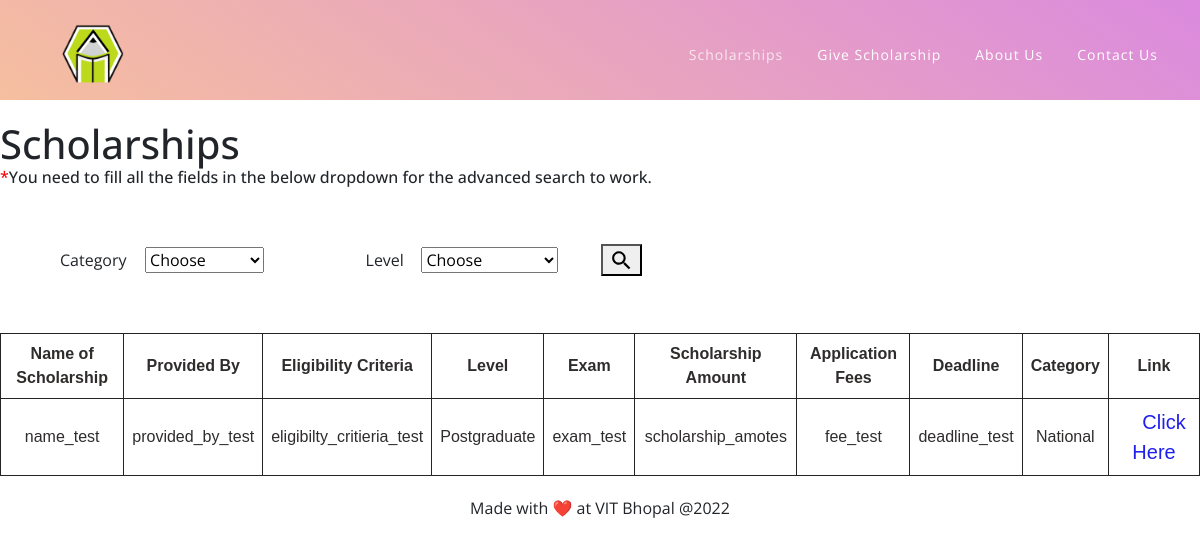
The app's page /filter/, older data.
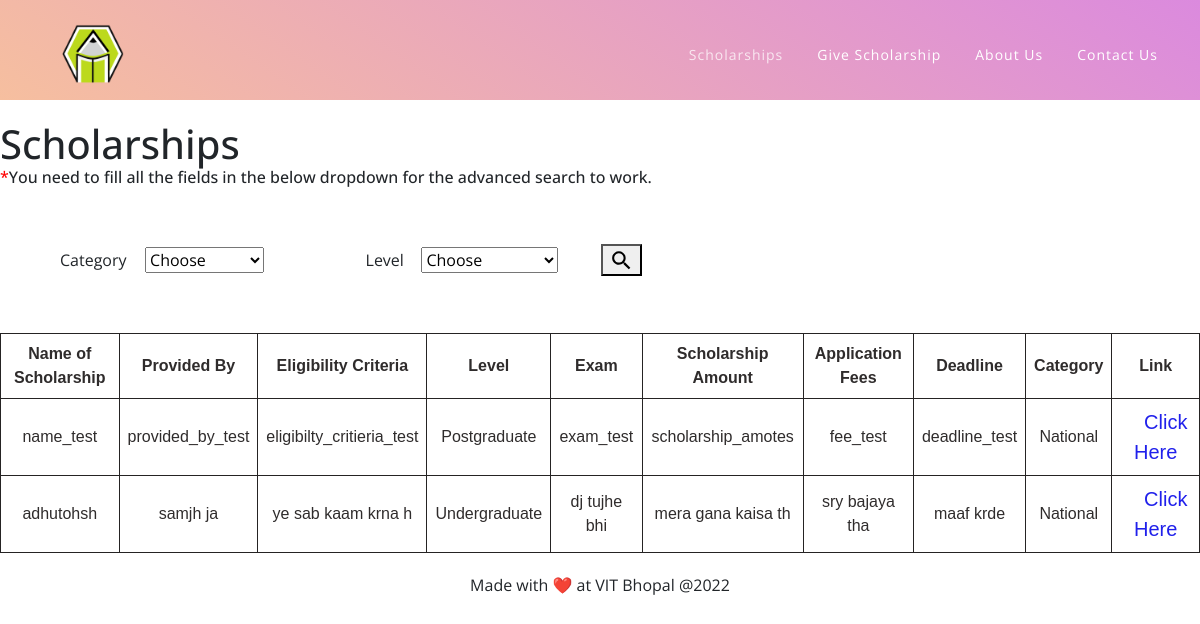
The same page, newer data.
### app/models.py (models this page shows, shortened)
class App(models.Model):
    level = [("Undergraduate","UNDERGRADUATE"),
            ("Postgraduate", "POSTGRADUATE"),
            ("Phd", "PhD")]
    categories = [("None", "NONE"),
                 ("National","NATIONAL"),
                 ("International", "INTERNATIONAL")]
    name = models.CharField(max_length=64, help_text = "Enter Name of Scholarship")
    providedby = models.CharField(max_length=64, verbose_name = "Provided By", help_text="Enter name of sponsor or organization")
    eligibilitycriteria = models.CharField(max_length=512, verbose_name = "Eligibility Criteria", help_text="Enter Eligibility Criteria")
    exam = models.CharField(max_length=64, help_text="Enter if any exam is required")
    scholarshipamount = models.CharField(max_length = 18, verbose_name = "Scholarship Amount")
    applicationfees = models.CharField(max_length = 18, verbose_name = "Application Fees")
    deadline = models.CharField(max_length=32)
    link = models.CharField(max_length=128, help_text="Enter 404 if not available")
    category = models.CharField(choices=categories, blank=True, verbose_name = "Category", max_length=200, null=True)
    levels = models.CharField(choices=level, blank=True, verbose_name = "Levels", max_length=200, null=True)

### app/views.py (the view)
# urls.py: path("filter/", views.category, name="filter"),
def category(request):
    search_post = request.GET.get('dropdown')
    search_level = request.GET.get('level')
    search_salary = request.GET.get('salary')
    if search_post:
        apps = App.objects.filter(Q(category=search_post) & Q(levels=search_level))
    else:
        apps = App.objects.all().order_by("-name")
    return render(request, "app/filter.html",{
        "apps":apps
    })

### app/templates/app/filter.html (shortened to what this page needs)
{% load static %}
<!DOCTYPE html>
<html lang = "en">
    <head>
        <link href="{% static 'app/vendor/bootstrap/css/bootstrap.min.css' %}" rel="stylesheet">
        <link rel="stylesheet" href="{% static 'app/assets/css/fontawesome.css' %}">
        <link rel="stylesheet" href="{% static 'app/assets/css/templatemo-eduwell-style.css' %}">
        <link rel="stylesheet" href="{% static 'app/assets/css/owl.css' %}">
        <link rel="stylesheet" href="{% static 'app/assets/css/lightbox.css' %}">
</head>
<body>
    <header class="header-area header-sticky">
        <div class="container">
            <div class="row">
                <div class="col-12">
                    <nav class="main-nav">
                        <a href="{% url 'landing' %}" class="logo">
                            <img src="{% static 'app/assets/images/templatemo-eduwell.png' %}" alt="EduWell Template" width="60" height="60">
                        </a>
                        <ul class="nav">
                            <li><a href="{% url 'index' %}" class="active">Scholarships</a></li>
                            <li><a href = "{% url 'contact'%}">Give Scholarship</a></li>
                            <li><a href="{% url 'about' %}">About Us</a></li>
                            <li><a href="{% url 'contact'%}">Contact Us</a></li>
                        </ul>
                    </nav>
                </div>
            </div>
        </div>
    </header>
<div style="margin-top: 120px;">
    <h1>Scholarships</h1>
    <h6><span style = "color: red;">*</span>You need to fill all the fields in the below dropdown for the advanced search to work.</h6>
    <form style="display: flex; align-items: center;" name = "search">
        <div style="display: flex; align-items: center; padding: 5%;">
            <label style="padding-right: 10%;"  for = "dropdown">Category</label>
            <select  name = "dropdown">
                <option>Choose</option>
            </select>
        </div>
        <div style="display: flex; align-items: center; padding: 5%;">
            <label style="padding-right: 10%;" for = "level">Level</label>
            <select name = "level">
                <option >Choose</option>
            </select>
        </div>
        <button><img src="{% static 'app/images/search-icon.svg' %}" height="25px" width="25px"></button>
    </form>
    <table>
        <tr>
            <th>Name of Scholarship</th>
            <th>Provided By</th>
            <th>Eligibility Criteria</th>
            <th>Level</th>
            <th>Exam</th>
            <th>Scholarship Amount</th>
            <th>Application Fees</th>
            <th>Deadline</th>
            <th>Category</th>
            <th>Link</th>
        </tr>
    {% for app in apps %}
        <tr style="background-color:#ffffffbb">
            <td>{{app.name}}</td>
            <td>{{app.providedby}}</td>
            <td>{{app.eligibilitycriteria}}</td>
            <td>{{app.levels}}</td>
            <td>{{app.exam}}</td>
            <td>{{app.scholarshipamount}}</td>
            <td>{{app.applicationfees}}</td>
            <td>{{app.deadline}}</td>
            <td>{{app.category}}</td>
            <td><a href = "{{app.link}}" style = "color: rgb(32, 32, 235)">Click Here</a></td>
        </tr>
        {% endfor %}
    </table>
    </div>
</body>
<footer style="    margin-top: 20px;
left: 0;
bottom: 0;
width: 100%;
text-align: center;">Made with ❤️ at VIT Bhopal @2022</footer>
</html>

### app/static/app/assets/css/templatemo-eduwell-style.css (style rules this page uses)
html, body, div, span, applet, object, iframe, h1, h2, h3, h4, h5, h6, p, blockquote, div pre, a, abbr, acronym, address, big, cite, code, del, dfn, em, font, img, ins, kbd, q, s, samp, small, strike, strong, sub, sup, tt, var, b, u, i, center, dl, dt, dd, ol, ul, li, figure, header, nav, section, article, aside, footer, figcaption { margin: 0; padding: 0; border: 0; outline: 0; }
ul, li { padding: 0; margin: 0; list-style: none; }
header, nav, section, article, aside, footer, hgroup { display: block; }
* { box-sizing: border-box; }
html, body { font-family: 'Open Sans', sans-serif; font-weight: 400; background-color: #fff; font-size: 16px; -ms-text-size-adjust: 100%; -webkit-font-smoothing: antialiased; -moz-osx-font-smoothing: grayscale; }
a { text-decoration: none !important; }
h1, h2, h3, h4, h5, h6 { margin-top: 0px; margin-bottom: 0px; }
ul { margin-bottom: 0px; }
img { width: 100%; overflow: hidden; }
html, body { background: #fff; font-family: 'Open Sans', sans-serif; }
.header-area { background-image: url(../images/header-bg.png); background-size: contain; background-repeat: no-repeat; background-position: center; position: absolute; top: 0; left: 0; right: 0; z-index: 100; -webkit-transition: all .5s ease 0s; -moz-transition: all .5s ease 0s; -o-transition: all .5s ease 0s; transition: all .5s ease 0s; }
.header-area .main-nav { min-height: 80px; background: transparent; }
.header-area .main-nav .logo { line-height: 100px; color: #fff; font-size: 28px; font-weight: 700; text-transform: uppercase; letter-spacing: 2px; float: left; -webkit-transition: all 0.3s ease 0s; -moz-transition: all 0.3s ease 0s; -o-transition: all 0.3s ease 0s; transition: all 0.3s ease 0s; }
.header-area .main-nav .nav { float: right; margin-top: 35px; margin-right: 0px; background-color: transparent; -webkit-transition: all 0.3s ease 0s; -moz-transition: all 0.3s ease 0s; -o-transition: all 0.3s ease 0s; transition: all 0.3s ease 0s; position: relative; z-index: 999; }
.header-area .main-nav .nav li { padding-left: 30px; padding-right: 30px; }
.header-area .main-nav .nav li:last-child { padding-right: 0px; }
.header-area .main-nav .nav li a { display: block; font-weight: 400; font-size: 14px; text-transform: capitalize; color: #fff; -webkit-transition: all 0.3s ease 0s; -moz-transition: all 0.3s ease 0s; -o-transition: all 0.3s ease 0s; transition: all 0.3s ease 0s; height: 40px; line-height: 40px; border: transparent; letter-spacing: 1px; }
.header-area .main-nav .nav li:hover a, .header-area .main-nav .nav li a.active { color: #fff!important; opacity: 0.75; }
.header-area.header-sticky { min-height: 80px; }
.header-area .nav { margin-top: 30px; }
.header-area.header-sticky .nav li a.active { color: #dc8cdb; }
@media (max-width: 1200px) { .header-area .main-nav .nav li { padding-left: 7px; padding-right: 7px; } }
@media (max-width: 1200px) { .header-area .main-nav:before { display: none; } }
@media (min-width: 767px) { .header-area .main-nav .nav { display: flex !important; } }
body { overflow-x: hidden; }
@media (max-width: 1200px) { .header-area { background: rgb(219,138,222) !important; background: linear-gradient(-145deg, rgba(219,138,222,1) 0%, rgba(246,191,159,1) 100%) !important; } }

### app/templates/app/filter.html (style rules this page uses)
a { color: #3a3838; text-decoration: none; font-size: 20px; margin-left: 20px; }
table { font-family: Arial, Helvetica, sans-serif; border-collapse: collapse; width: 100%; }
td, th { border: 1px solid #252323; text-align: center; padding: 8px; color: #2f2c2c ; }
tr:nth-child(even) { background-color: #2c2a2a; }

Row changes from the older to the newer data that the page shows:
added App: name "adhutohsh", providedby "samjh ja", eligibilitycriteria "ye sab kaam krna h", levels "Undergraduate", exam "dj tujhe bhi", scholarshipamount "mera gana kaisa th", applicationfees "sry bajaya tha", deadline "maaf krde", category "National"
